Frame 1 (no input): blank canvas, image omitted
Frame 60 (the mouse pressed at the canvas centre just before this capture): blank canvas, image omitted
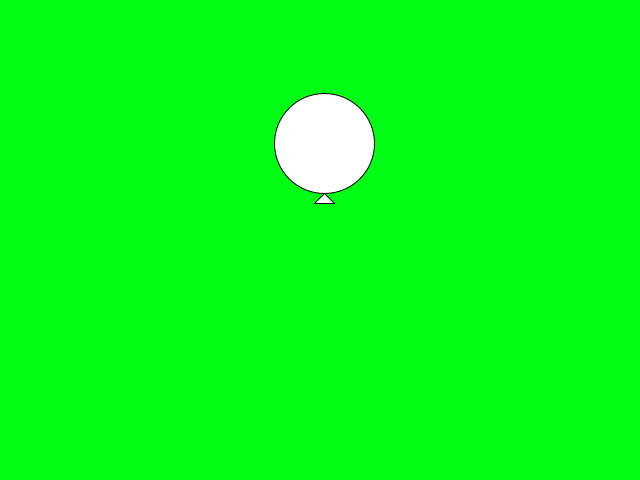
Frame 120 (the mouse held since frame 60 and released just before this capture)

The Processing sketch whose frames 1 and 60 were blank and that drew this single picture after the mouse press (run headless with seeded random() and noise(); from frame 60 on, the mouse is pressed at the canvas centre):

// Processing sketch: globos
// ── globos.pde
class Globo
{
  float x, y,vx,vy;
  Globo (float _x, float _y)
  {
   x=_x;
   y=_y; 
   vx=random(-0.25,0.25);
   vy=random(-2,-0.5);
  }

  void update()
  {
    y+=vy;
    x+=vx;
  }

  void dibujate()
  {
      ellipse(x,y,100,100);
      triangle(x,y+50,x-10,y+60,x+10,y+60);
  }
  
}

ArrayList<Globo> globos;


void setup()
{
  size(640,480);
  globos = new ArrayList<Globo>();  
}

void draw()
{
  background(0,255,20);
  for(int i=0;i<globos.size();i++)
  {
    globos.get(i).update();
    globos.get(i).dibujate();
  }
}

void mousePressed()
{
  globos.add(new Globo(mouseX,mouseY));
}
